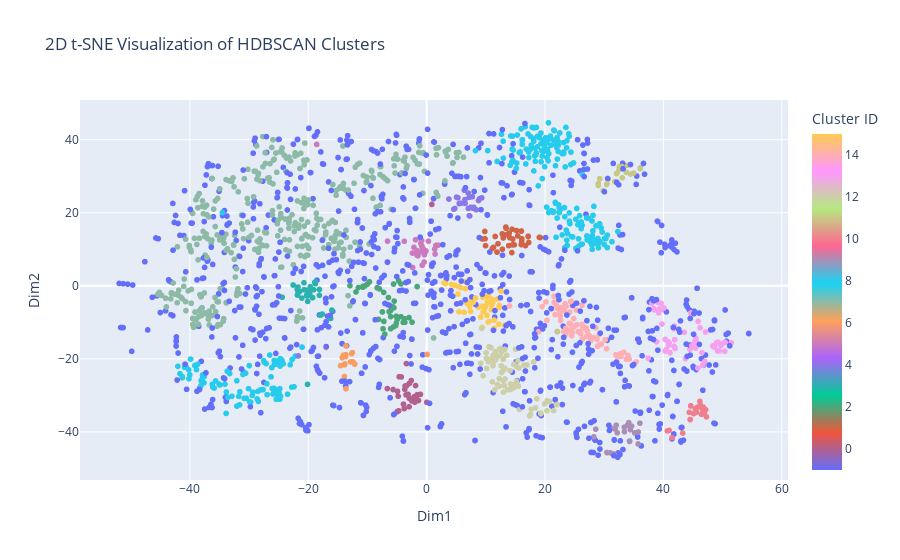
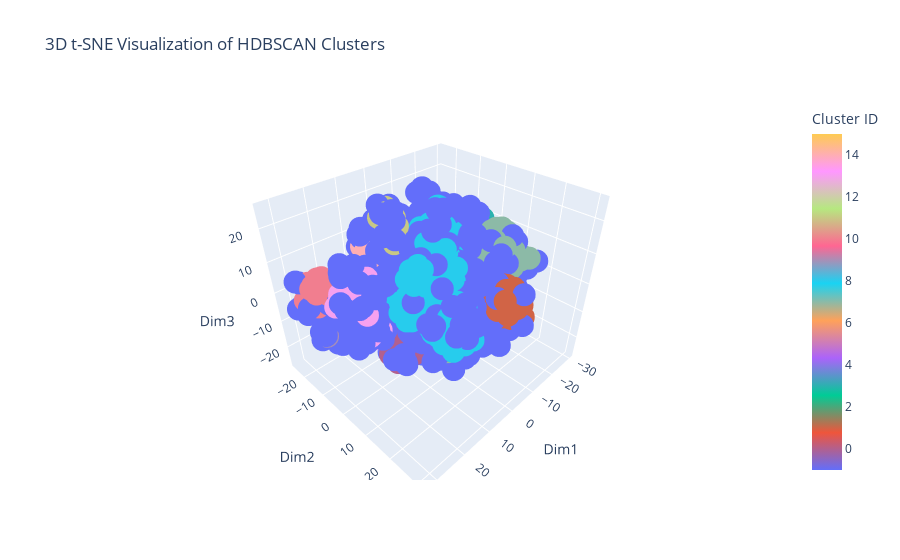

The notebook cell these images were saved under, in order:
### Code cell
# 2D Visualization
fig_2d = px.scatter(df_2d, x='Dim1', y='Dim2', color='Cluster', hover_data=['Product Name'],
                    title="2D t-SNE Visualization of HDBSCAN Clusters",
                    labels={"Cluster": "Cluster ID"},
                    color_continuous_scale=px.colors.qualitative.Plotly)
fig_2d.show()

# 3D Visualization
fig_3d = px.scatter_3d(df_3d, x='Dim1', y='Dim2', z='Dim3', color='Cluster', hover_data=['Product Name'],
                       title="3D t-SNE Visualization of HDBSCAN Clusters",
                       labels={"Cluster": "Cluster ID"},
                       color_continuous_scale=px.colors.qualitative.Plotly)
fig_3d.show()

### Figure 1 — Plotly figure (JSON) as saved in the notebook; plotly's stock layout.template omitted (floating-point values rounded to 4 significant figures; data arrays with more than 128 entries replaced by an {"elided": "..."} marker saying what was removed)
{"data": [{"customdata": {"elided": "2074x1 str values"}, "hovertemplate": "Dim1=%{x}<br>Dim2=%{y}<br>Product Name=%{customdata[0]}<br>Cluster ID=%{marker.color}<extra></extra>", "legendgroup": "", "marker": {"color": {"elided": "2074 int values"}, "coloraxis": "coloraxis", "symbol": "circle"}, "mode": "markers", "name": "", "showlegend": false, "type": "scattergl", "x": {"elided": "2074 float values"}, "xaxis": "x", "y": {"elided": "2074 float values"}, "yaxis": "y"}], "layout": {"coloraxis": {"colorbar": {"title": {"text": "Cluster ID"}}, "colorscale": [[0, "#636EFA"], [0.1111, "#EF553B"], [0.2222, "#00CC96"], [0.3333, "#AB63FA"], [0.4444, "#FFA15A"], [0.5556, "#19D3F3"], [0.6667, "#FF6692"], [0.7778, "#B6E880"], [0.8889, "#FF97FF"], [1, "#FECB52"]]}, "legend": {"tracegroupgap": 0}, "title": {"text": "2D t-SNE Visualization of HDBSCAN Clusters"}, "xaxis": {"anchor": "y", "domain": [0, 1], "title": {"text": "Dim1"}}, "yaxis": {"anchor": "x", "domain": [0, 1], "title": {"text": "Dim2"}}}}

### Figure 2 — Plotly figure (JSON) as saved in the notebook; plotly's stock layout.template omitted (floating-point values rounded to 4 significant figures; data arrays with more than 128 entries replaced by an {"elided": "..."} marker saying what was removed)
{"data": [{"customdata": {"elided": "2074x1 str values"}, "hovertemplate": "Dim1=%{x}<br>Dim2=%{y}<br>Dim3=%{z}<br>Product Name=%{customdata[0]}<br>Cluster ID=%{marker.color}<extra></extra>", "legendgroup": "", "marker": {"color": {"elided": "2074 int values"}, "coloraxis": "coloraxis", "symbol": "circle"}, "mode": "markers", "name": "", "scene": "scene", "showlegend": false, "type": "scatter3d", "x": {"elided": "2074 float values"}, "y": {"elided": "2074 float values"}, "z": {"elided": "2074 float values"}}], "layout": {"coloraxis": {"colorbar": {"title": {"text": "Cluster ID"}}, "colorscale": [[0, "#636EFA"], [0.1111, "#EF553B"], [0.2222, "#00CC96"], [0.3333, "#AB63FA"], [0.4444, "#FFA15A"], [0.5556, "#19D3F3"], [0.6667, "#FF6692"], [0.7778, "#B6E880"], [0.8889, "#FF97FF"], [1, "#FECB52"]]}, "legend": {"tracegroupgap": 0}, "scene": {"domain": {"x": [0, 1], "y": [0, 1]}, "xaxis": {"title": {"text": "Dim1"}}, "yaxis": {"title": {"text": "Dim2"}}, "zaxis": {"title": {"text": "Dim3"}}}, "title": {"text": "3D t-SNE Visualization of HDBSCAN Clusters"}}}
